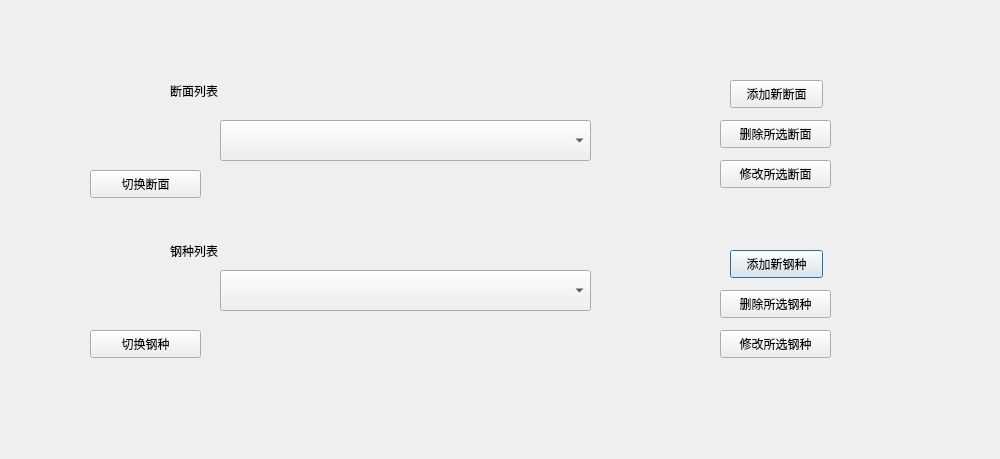
<?xml version="1.0" encoding="UTF-8"?>
<ui version="4.0">
 <class>Dialog</class>
 <widget class="QDialog" name="Dialog">
  <property name="geometry">
   <rect>
    <x>0</x>
    <y>0</y>
    <width>1000</width>
    <height>459</height>
   </rect>
  </property>
  <property name="windowTitle">
   <string>Dialog</string>
  </property>
  <widget class="QPushButton" name="pushButton_9">
   <property name="geometry">
    <rect>
     <x>730</x>
     <y>250</y>
     <width>93</width>
     <height>28</height>
    </rect>
   </property>
   <property name="text">
    <string>添加新钢种</string>
   </property>
  </widget>
  <widget class="QPushButton" name="pushButton_11">
   <property name="geometry">
    <rect>
     <x>720</x>
     <y>160</y>
     <width>111</width>
     <height>28</height>
    </rect>
   </property>
   <property name="text">
    <string>修改所选断面</string>
   </property>
  </widget>
  <widget class="QPushButton" name="pushButton_5">
   <property name="geometry">
    <rect>
     <x>720</x>
     <y>120</y>
     <width>111</width>
     <height>28</height>
    </rect>
   </property>
   <property name="text">
    <string>删除所选断面</string>
   </property>
  </widget>
  <widget class="QPushButton" name="pushButton_8">
   <property name="geometry">
    <rect>
     <x>90</x>
     <y>330</y>
     <width>111</width>
     <height>28</height>
    </rect>
   </property>
   <property name="text">
    <string>切换钢种</string>
   </property>
  </widget>
  <widget class="QLabel" name="label_2">
   <property name="geometry">
    <rect>
     <x>170</x>
     <y>80</y>
     <width>111</width>
     <height>21</height>
    </rect>
   </property>
   <property name="text">
    <string>断面列表</string>
   </property>
  </widget>
  <widget class="QPushButton" name="pushButton_6">
   <property name="geometry">
    <rect>
     <x>90</x>
     <y>170</y>
     <width>111</width>
     <height>28</height>
    </rect>
   </property>
   <property name="text">
    <string>切换断面</string>
   </property>
  </widget>
  <widget class="QComboBox" name="cb_SectionTyoe">
   <property name="geometry">
    <rect>
     <x>220</x>
     <y>120</y>
     <width>371</width>
     <height>41</height>
    </rect>
   </property>
  </widget>
  <widget class="QPushButton" name="pushButton_10">
   <property name="geometry">
    <rect>
     <x>720</x>
     <y>330</y>
     <width>111</width>
     <height>28</height>
    </rect>
   </property>
   <property name="text">
    <string>修改所选钢种</string>
   </property>
  </widget>
  <widget class="QPushButton" name="pushButton_3">
   <property name="geometry">
    <rect>
     <x>730</x>
     <y>80</y>
     <width>93</width>
     <height>28</height>
    </rect>
   </property>
   <property name="text">
    <string>添加新断面</string>
   </property>
  </widget>
  <widget class="QLabel" name="label_3">
   <property name="geometry">
    <rect>
     <x>170</x>
     <y>240</y>
     <width>111</width>
     <height>21</height>
    </rect>
   </property>
   <property name="text">
    <string>钢种列表</string>
   </property>
  </widget>
  <widget class="QPushButton" name="pushButton_7">
   <property name="geometry">
    <rect>
     <x>720</x>
     <y>290</y>
     <width>111</width>
     <height>28</height>
    </rect>
   </property>
   <property name="text">
    <string>删除所选钢种</string>
   </property>
  </widget>
  <widget class="QComboBox" name="cb_steelType">
   <property name="geometry">
    <rect>
     <x>220</x>
     <y>270</y>
     <width>371</width>
     <height>41</height>
    </rect>
   </property>
  </widget>
 </widget>
 <resources/>
 <connections/>
</ui>
